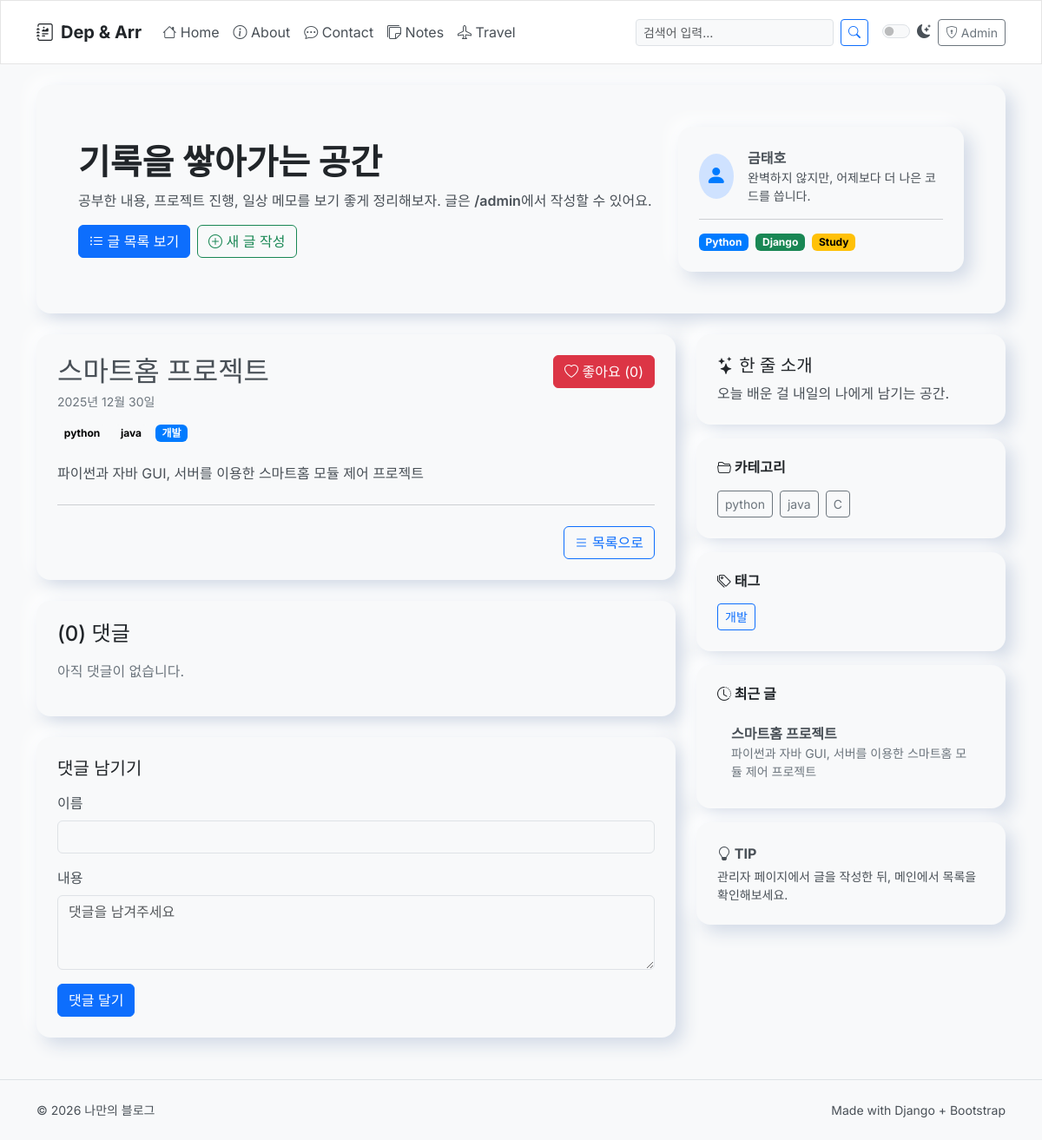
The page /post/3/ on the database as committed earlier.
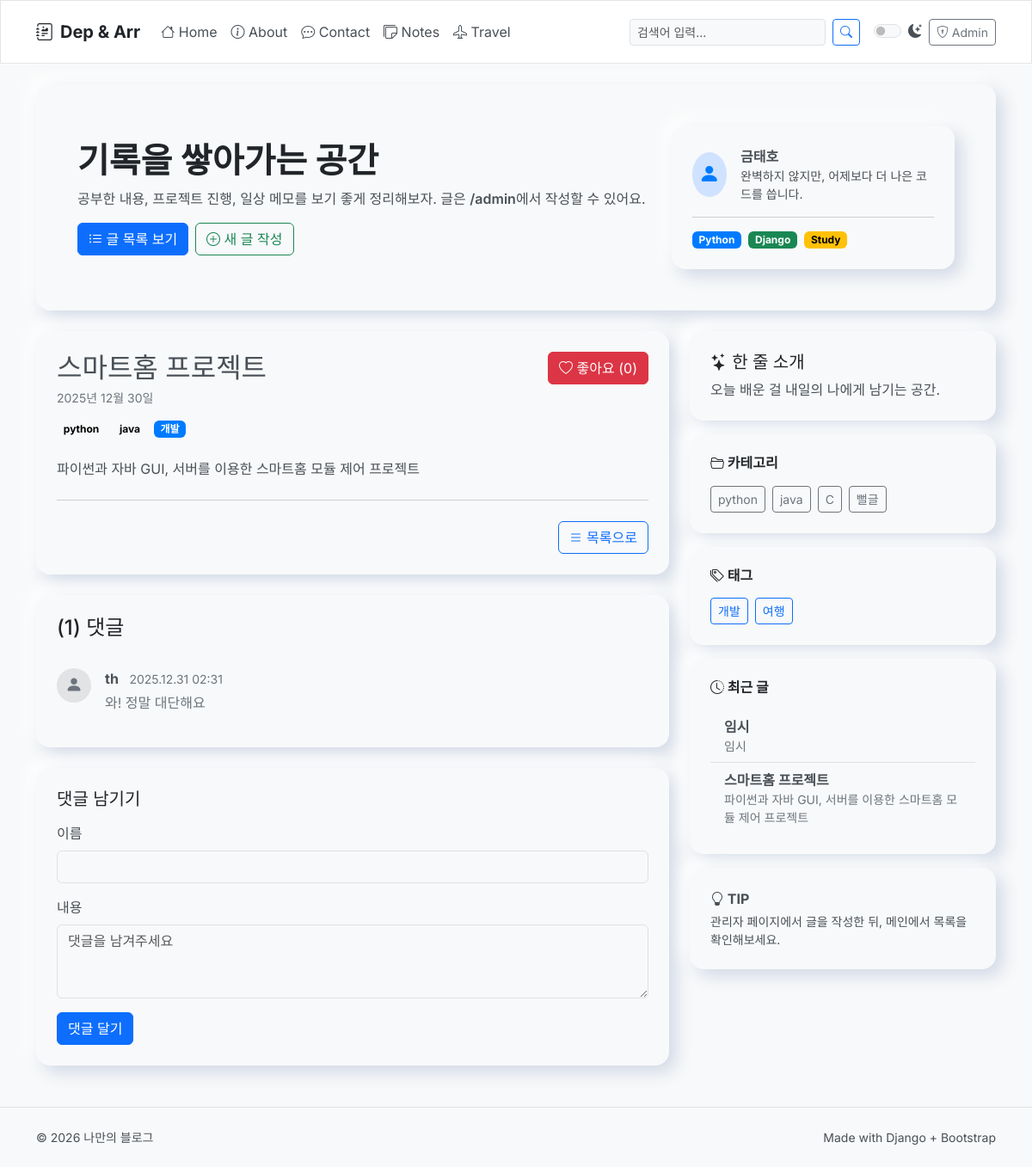
The same page on the database as committed later.
### blog/models.py (models this page shows, shortened)
class Category(models.Model):
    name = models.CharField(max_length=100, unique=True)
    class Meta:
        verbose_name_plural = "Categories"

class Tag(models.Model):
    name = models.CharField(max_length=100, unique=True)

class Post(models.Model):
    title = models.CharField(max_length=200)
    content = models.TextField()
    created_at = models.DateTimeField(default=timezone.now)
    categories = models.ManyToManyField(Category, related_name="posts")
    tags = models.ManyToManyField(Tag, related_name='posts', blank=True)
    likes = models.ManyToManyField(User, related_name='liked_posts', blank=True)
    anonymous_likes = models.IntegerField(default=0)
    @property
    def total_likes(self):
        return self.likes.count() + self.anonymous_likes

class Comment(models.Model):
    post = models.ForeignKey(Post, on_delete=models.CASCADE, related_name='comments')
    author = models.CharField(max_length=80) # This field was reverted and will stay as CharField
    body = models.TextField()
    created_on = models.DateTimeField(auto_now_add=True)
    active = models.BooleanField(default=True)
    class Meta:
        ordering = ['-created_on']

### blog/views.py (the view)
# urls.py: path("post/<int:pk>/", views.post_detail, name="post_detail"),
def post_detail(request, pk):
    post = get_object_or_404(Post.objects.prefetch_related('categories', 'tags', 'comments'), pk=pk)
    comments = post.comments.filter(active=True)
    new_comment = None
    if request.method == 'POST':
        comment_form = CommentForm(data=request.POST)
        if comment_form.is_valid():
            new_comment = comment_form.save(commit=False)
            new_comment.post = post
            if request.user.is_authenticated:
                new_comment.author = request.user.username
            else:
                author_name = request.POST.get('author')
                if not author_name:
                    return redirect(post.get_absolute_url())
                new_comment.author = author_name
            new_comment.save()
            return redirect(post.get_absolute_url())
    else:
        comment_form = CommentForm()
    is_liked = False
    if request.user.is_authenticated:
        if post.likes.filter(id=request.user.id).exists():
            is_liked = True
    else:
        if pk in request.session.get('liked_posts', []):
            is_liked = True
    return render(request, 'blog/post_detail.html', {
        'post': post,
        'comments': comments,
        'new_comment': new_comment,
        'comment_form': comment_form,
        'is_liked': is_liked
    })

### blog/forms.py
class CommentForm(forms.ModelForm):
    class Meta:
        model = Comment
        fields = ['body']
        widgets = {
            'body': forms.Textarea(attrs={
                'class': 'form-control',
                'placeholder': '댓글을 남겨주세요',
                'rows': 3
            }),
        }
        labels = {
            'body': '내용',
        }

### blog/context_processors.py (called while the page is built)
def all_categories(request):
    all_categories = cache.get('all_categories')
    if not all_categories:
        all_categories = Category.objects.all()
        cache.set('all_categories', all_categories, 900)  # Cache for 15 minutes
    return {
        'all_categories': all_categories
    }

def all_tags(request):
    all_tags = cache.get('all_tags')
    if not all_tags:
        all_tags = Tag.objects.filter(
            Q(posts__isnull=False) | Q(travels__isnull=False)
        ).distinct()
        cache.set('all_tags', all_tags, 900)  # Cache for 15 minutes
    return {
        'all_tags': all_tags
    }

### blog/templates/blog/post_detail.html (shortened to what this page needs)
{% extends "blog/base.html" %}
{% block content %}
  <div class="nm-card mb-4">
    <div class="d-flex justify-content-between align-items-start">
        <div>
            <h1 class="h2 mb-1">{{ post.title }}</h1>
            <p class="small text-secondary mb-3">
                {{ post.created_at|date:"Y년 n월 j일" }}
            </p>
        </div>
        <form action="{% url 'blog:like_post' post.pk %}" method="post" class="ms-3">
            <button type="submit" class="btn btn-danger">
                <i class="bi {% if is_liked %}bi-heart-fill{% else %}bi-heart{% endif %}"></i> 좋아요 ({{ post.total_likes }})
            </button>
        </form>
    </div>
      <div class="d-flex flex-wrap gap-2 mb-4">
        {% for cat in post.categories.all %}
          <a href="{% url 'blog:posts_by_category' cat.name %}" class="badge text-bg-light text-decoration-none">{{ cat.name }}</a>
        {% endfor %}
        {% for tag in post.tags.all %}
          <a href="{% url 'blog:posts_by_tag' tag.name %}" class="badge text-bg-primary text-decoration-none">{{ tag.name }}</a>
        {% endfor %}
      </div>
      <div>
        {{ post.content|linebreaks }}
      </div>
      <hr class="my-4">
      <div class="text-end">
        <a href="{% url 'blog:post_list' %}" class="btn btn-outline-primary">
            <i class="bi bi-list"></i> 목록으로
        </a>
    </div>
  </div>
  <div class="nm-card mb-4">
      <h4 class="mb-3">({{ comments.count }}) 댓글</h4>
      {% for comment in comments %}
        <div class="d-flex gap-3 py-3 {% if not forloop.last %}border-bottom{% endif %}">
            <div class="rounded-circle bg-secondary-subtle d-flex align-items-center justify-content-center flex-shrink-0" style="width:40px;height:40px;">
                <i class="bi bi-person-fill text-secondary fs-5"></i>
            </div>
            <div class="w-100">
                <div class="d-flex justify-content-between">
                    <div>
                        <span class="fw-bold">{{ comment.author }}</span>
                        <span class="text-secondary small ms-2">{{ comment.created_on|date:"Y.m.d H:i" }}</span>
                    </div>
                </div>
                <p class="mb-0 mt-1 text-secondary">{{ comment.body|linebreaksbr }}</p>
            </div>
        </div>
      {% empty %}
        <p class="text-secondary my-3">아직 댓글이 없습니다.</p>
      {% endfor %}
  </div>
  <div class="nm-card">
    <h5 class="mb-3">댓글 남기기</h5>
    <form method="post">
    {% if not user.is_authenticated %}
    <div class="mb-3">
        <label for="author" class="form-label">이름</label>
        <input type="text" name="author" id="author" class="form-control" required>
    </div>
    {% endif %}
    <div class="mb-3">
        <label for="{{ comment_form.body.id_for_label }}" class="form-label">내용</label>
        {{ comment_form.body }}
    </div>
    <button type="submit" class="btn btn-primary">댓글 달기</button>
  </form>
</div>
{% endblock %}

### blog/templates/blog/base.html (shortened to what the changed rows need)
{% load blog_tags %}
<!doctype html>
<html lang="ko" data-bs-theme="light">
<head>
  <link href="https://cdn.jsdelivr.net/npm/bootstrap@5.3.3/dist/css/bootstrap.min.css" rel="stylesheet">
  <link rel="stylesheet" href="https://cdn.jsdelivr.net/npm/bootstrap-icons@1.11.3/font/bootstrap-icons.min.css">
</head>
<body>
<header class="container py-4">
  <div class="nm-card p-4 p-md-5">
    <div class="row align-items-center g-3">
      <div class="col-md-8">
        <h1 class="display-6 fw-bold mb-2">기록을 쌓아가는 공간</h1>
      </div>
    </div>
  </div>
</header>
<main class="container pb-5">
  <div class="row g-4">
    <section class="col-lg-8">
      {% block content %}{% endblock %}
    </section>
    <aside class="col-lg-4">
      <div class="nm-card mb-3">
        <div class="d-flex flex-wrap gap-2">
          {% for category in all_categories %}
            <a class="btn btn-outline-secondary btn-sm" href="{% url 'blog:posts_by_category' category.name %}">{{ category.name }}</a>
          {% empty %}
            <p class="small">카테고리가 없습니다.</p>
          {% endfor %}
        </div>
      </div>
      <div class="nm-card mb-3">
        <div class="d-flex flex-wrap gap-2">
          {% for tag in all_tags %}
            <a class="btn btn-outline-primary btn-sm" href="{% url 'blog:posts_by_tag' tag.name %}">{{ tag.name }}</a>
          {% empty %}
            <p class="small">태그가 없습니다.</p>
          {% endfor %}
        </div>
      </div>
      <div class="nm-card mb-3">
        {% show_recent_posts 5 %}
      </div>
    </aside>
  </div>
</main>
</body>
</html>

### blog/templates/blog/partials/recent_posts.html
<div class="list-group list-group-flush">
  {% for post in recent_posts %}
    <a href="{% url 'blog:post_detail' post.pk %}" class="list-group-item list-group-item-action">
      <div class="fw-semibold text-truncate">{{ post.title }}</div>
      <div class="text-secondary small text-truncate-2">{{ post.content|striptags|truncatewords:10 }}</div>
    </a>
  {% empty %}
    <div class="list-group-item">
      <p class="mb-0 text-secondary">아직 작성된 글이 없습니다.</p>
    </div>
  {% endfor %}
</div>

Rows that differ between the two databases and show on the page:
added Comment: author "th", created_on "2025.12.31 02:31", body "와! 정말 대단해요"
added Category: name "뻘글", shown under "카테고리"
added Tag: name "여행", shown under "태그"
added Post: title "임시", content "임시"
Other text that changed with them:
{{ comments.count }}: "0" → "1"
text no longer shown: "아직 댓글이 없습니다."
